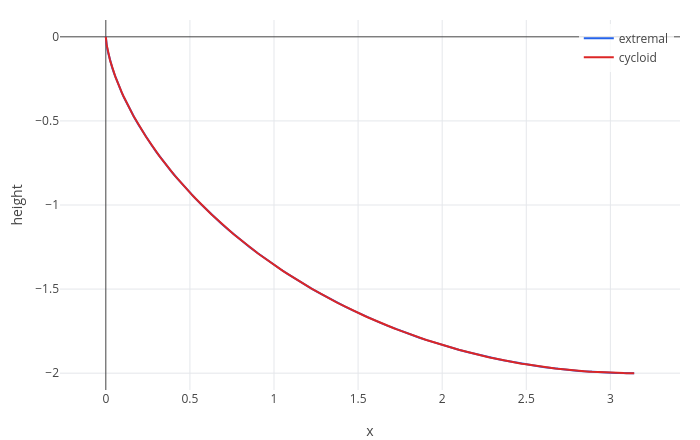

Source (notebook cell):
### Markdown cell above
About 1.003 seconds, faster than all three guesses. Here is the shape (drawn the right way up, so $-y$), together with
the **cycloid**: the curve traced by a point on the rim of a rolling wheel of radius 1,
$x = \theta - \sin\theta$, $y = 1 - \cos\theta$:

### Code cell
X = s.x;
Y = s.y;
p = legend(plot(X, -Y), "extremal");
p = show(p, legend(parametric(th - sin(th), cos(th) - 1, th, 0, pi), "cycloid"));
labels(p, "x", "height")

### Figure 1 — Plotly figure (JSON) as saved in the notebook; plotly's stock layout.template omitted (floating-point values rounded to 4 significant figures; data arrays with more than 128 entries replaced by an {"elided": "..."} marker saying what was removed)
{"data": [{"line": {"color": "#2563eb", "width": 2}, "mode": "lines", "name": "extremal", "type": "scatter", "x": [0, 0.0007751, 0.0031, 0.006971, 0.01239, 0.01934, 0.02782, 0.03783, 0.04935, 0.06237, 0.07688, 0.09286, 0.1103, 0.1292, 0.1495, 0.1712, 0.1943, 0.2187, 0.2445, 0.2716, 0.3, 0.3296, 0.3605, 0.3925, 0.4257, 0.4601, 0.4955, 0.532, 0.5695, 0.608, 0.6475, 0.6879, 0.7291, 0.7712, 0.8141, 0.8577, 0.902, 0.947, 0.9925, 1.039, 1.085, 1.133, 1.18, 1.228, 1.276, 1.325, 1.374, 1.423, 1.472, 1.521, 1.571, 1.62, 1.669, 1.719, 1.768, 1.817, 1.865, 1.913, 1.961, 2.009, 2.056, 2.103, 2.149, 2.195, 2.24, 2.284, 2.328, 2.37, 2.412, 2.454, 2.494, 2.534, 2.572, 2.61, 2.646, 2.682, 2.716, 2.749, 2.781, 2.812, 2.842, 2.87, 2.897, 2.923, 2.947, 2.97, 2.992, 3.012, 3.031, 3.049, 3.065, 3.079, 3.092, 3.104, 3.114, 3.122, 3.129, 3.135, 3.138, 3.141, 3.142, null], "y": [0, -0.01539, -0.03622, -0.06091, -0.08848, -0.1183, -0.15, -0.1832, -0.2177, -0.2534, -0.29, -0.3274, -0.3655, -0.4042, -0.4434, -0.483, -0.5228, -0.5629, -0.6031, -0.6433, -0.6836, -0.7238, -0.7639, -0.8038, -0.8435, -0.8829, -0.922, -0.9607, -0.999, -1.037, -1.074, -1.111, -1.147, -1.183, -1.218, -1.252, -1.286, -1.319, -1.351, -1.382, -1.413, -1.443, -1.472, -1.5, -1.527, -1.554, -1.58, -1.604, -1.628, -1.652, -1.674, -1.695, -1.716, -1.735, -1.754, -1.772, -1.789, -1.805, -1.821, -1.835, -1.849, -1.862, -1.874, -1.886, -1.897, -1.907, -1.916, -1.925, -1.933, -1.94, -1.947, -1.953, -1.959, -1.964, -1.969, -1.973, -1.977, -1.981, -1.984, -1.986, -1.989, -1.991, -1.993, -1.994, -1.995, -1.996, -1.997, -1.998, -1.998, -1.999, -1.999, -2.0, -2.0, -2.0, -2.0, -2.0, -2.0, -2.0, -2.0, -2, -2, null]}, {"line": {"color": "#dc2626", "width": 2}, "mode": "lines", "name": "cycloid", "type": "scatter", "x": {"elided": "402 float values"}, "y": {"elided": "402 float values"}}], "layout": {"height": 440, "legend": {"bgcolor": "rgba(255,255,255,0.8)", "x": 0.99, "xanchor": "right", "y": 0.99, "yanchor": "top"}, "margin": {"b": 50, "l": 60, "r": 20, "t": 20}, "showlegend": true, "title": {"text": ""}, "width": 700, "xaxis": {"title": {"text": "x"}, "zeroline": true}, "yaxis": {"range": [-2.1, 0.1], "scaleanchor": "x", "scaleratio": 1, "title": {"text": "height"}, "zeroline": true}}}
